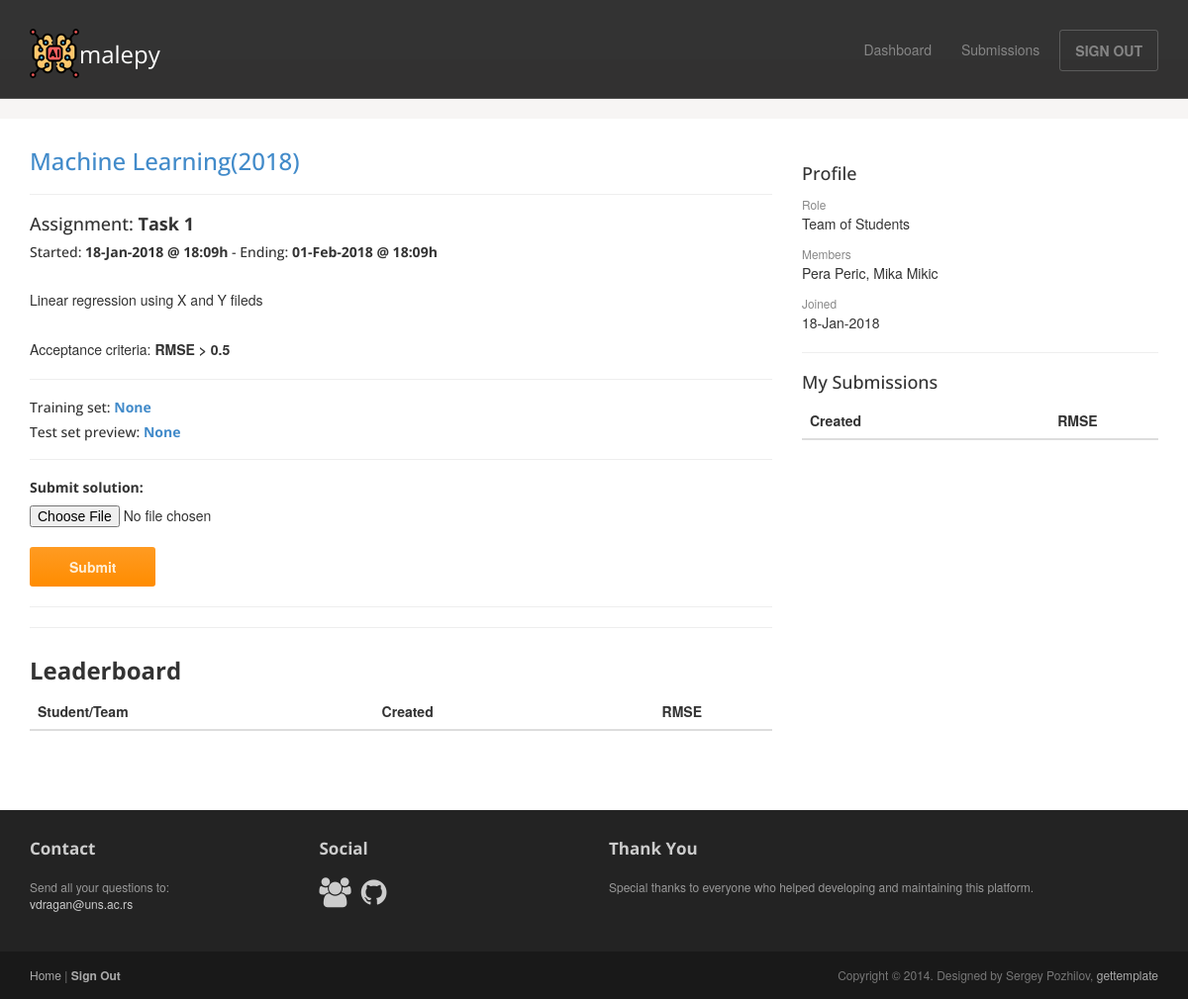
The page /assignment/1/ (signed in) on the database as committed earlier.
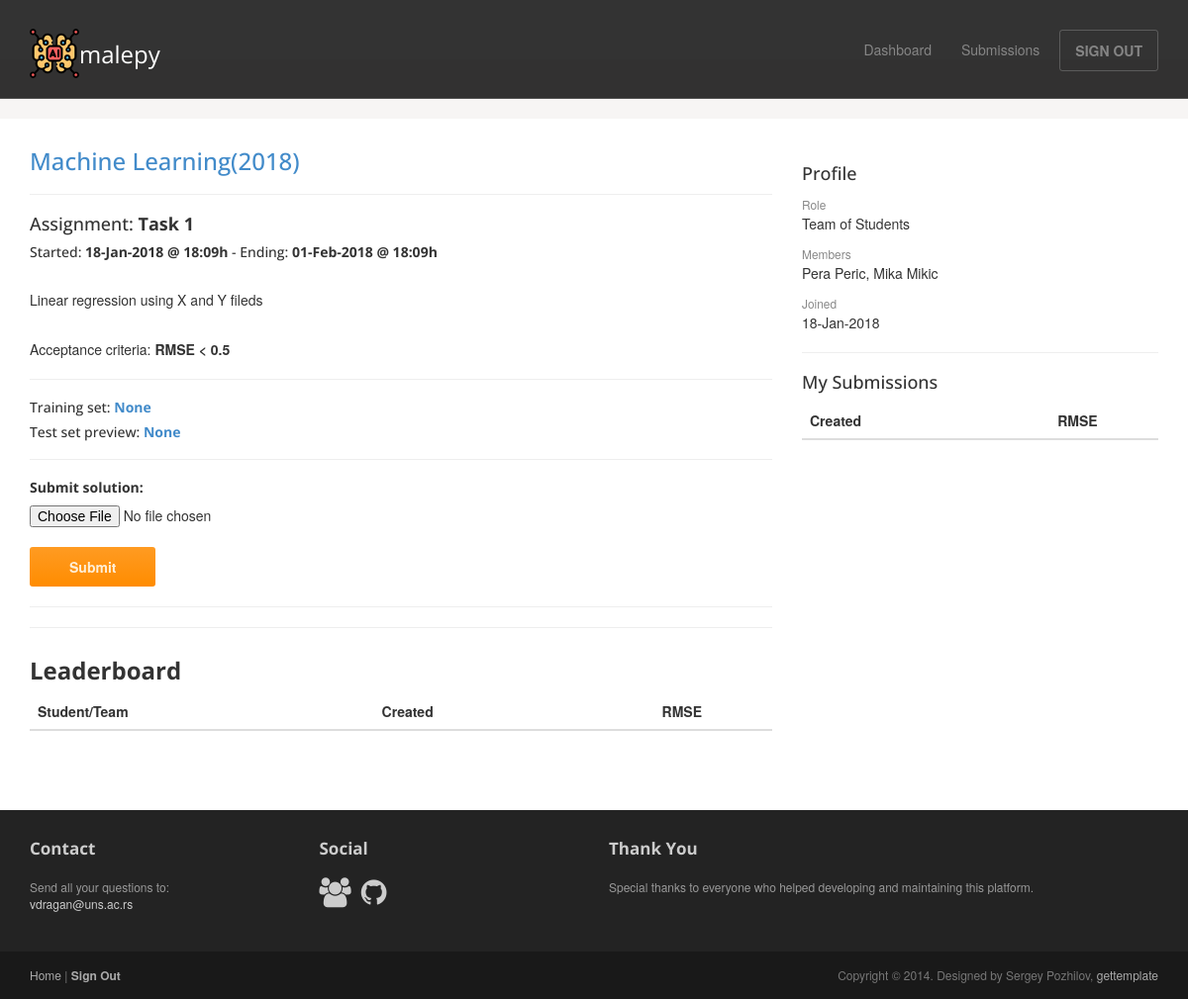
The same page on the database as committed later.
### malepy/models.py (models this page shows, shortened)
class Assignment(models.Model):
    SORTING_CHOICES = (
        ('Asc', 'Asc'),
        ('Desc', 'Desc')
    )
    name = models.CharField(max_length=100, null=True, blank=True)
    name_en = models.CharField(max_length=100, null=False, blank=False)
    description = models.CharField(max_length=2000, null=True, blank=True)
    description_en = models.CharField(max_length=2000, null=False, blank=False)
    folder = models.CharField(max_length=100, null=False, blank=False, default='undecided')
    training = models.FileField(null=True, blank=True, upload_to=assignment_data_set_directory)
    fake_testing = models.FileField(null=True, blank=True, upload_to=assignment_data_set_directory)
    testing = models.FileField(null=True, blank=True, upload_to=assignment_data_set_directory)
    starting = models.DateTimeField(null=True, blank=True)
    ending = models.DateTimeField(null=True, blank=True)
    measurement = models.CharField(max_length=50, null=False, blank=False, default='Accuracy')
    sorting = models.CharField(max_length=4, null=False, blank=False, default='Asc', choices=SORTING_CHOICES)
    threshold = models.FloatField(null=True, blank=True)
    course = models.ForeignKey(Course, on_delete=models.CASCADE, null=False, blank=False)
    def training_set_name(self):
        if self.training:
            return str(self.training.path).split('/')
        else:
            return ['None']
    def training_set_url(self):
        return '/' + settings.MEDIA_URL + str(self.training)
    def fake_testing_set_name(self):
        if self.fake_testing:
            return str(self.fake_testing.path).split('/')
        else:
            return ['None']
    def fake_testing_url(self):
        return '/' + settings.MEDIA_URL + str(self.fake_testing)

class Course(models.Model):
    name = models.CharField(max_length=50, null=False, blank=False)
    year = models.IntegerField(null=False, blank=False, validators=[MinValueValidator(0)])
    users = models.ManyToManyField(
        User,
        through='Enrollment',
    )

### malepy/views.py (the view)
# urls.py: url(r'^assignment/(?P<assignment_id>[0-9]+)/$', views.assignment, name='assignment'),
@login_required(login_url='/')
def assignment(request, assignment_id):
    this_assignment = get_object_or_404(Assignment, pk=assignment_id)
    my_submissions = Submission.objects.filter(user=request.user, assignment__id=assignment_id).order_by('-created')
    if this_assignment.sorting == 'Asc':
        assignment_submissions = Submission.objects.filter(assignment__id=assignment_id).order_by('result')
    else:
        assignment_submissions = Submission.objects.filter(assignment__id=assignment_id).order_by('-result')
    leaderboard = []
    leaderboard_users = []
    for submission in assignment_submissions:
        if submission.user.username not in leaderboard_users and submission.valid:
            leaderboard.append(submission)
            leaderboard_users.append(submission.user.username)
    form = SubmissionForm()
    context = {"assignment": this_assignment, "form": form,
               "display_submit": this_assignment.starting < timezone.now() < this_assignment.ending,
               "my_submissions": my_submissions, 'leaderboard': leaderboard}
    return render(request, 'malepy/assignment.html', context=context)

### malepy/forms.py
class SubmissionForm(forms.ModelForm):
    class Meta:
        model = Submission
        fields = ('submitted_file', )
        widgets = {
            'submitted_file': forms.FileInput(attrs={
                'accept': '.py'
            })
        }

### malepy/templates/malepy/assignment.html (shortened to what this page needs)
{% extends "malepy/user_base.html" %}
{% block article %}
    <a href="{% url 'malepy:course' assignment.course.id %}"><h3>{{ assignment.course.name }}({{ assignment.course.year }})</h3></a>
    <hr>
    <h4>Assignment: <b>{{ assignment.name_en }}</b></h4>
    <h5>Started: <b>{{ assignment.starting|date:"d-M-Y @ H:i" }}h</b> - Ending: <b>{{ assignment.ending|date:"d-M-Y @ H:i" }}h</b></h5>
    <br>
    <p>{{ assignment.description_en }}</p>
    {% if assignment.threshold %}
        <br>
        {% if assignment.sorting == 'Asc' %}
            <p>Acceptance criteria: <b>{{ assignment.measurement }} < {{ assignment.threshold }}</b></p>
        {% else %}
            <p>Acceptance criteria: <b>{{ assignment.measurement }} > {{ assignment.threshold }}</b></p>
        {% endif %}
    {% endif %}
    <hr>
    <h5>Training set: <b><a href="{{ assignment.training_set_url }}" download>{{ assignment.training_set_name|last }}</a></b></h5>
    <h5>Test set preview: <b><a href="{{ assignment.fake_testing_url }}" download>{{ assignment.fake_testing_set_name|last }}</a></b></h5>
    {% if user.user_role %}
        <hr>
        <h5><b>Submit solution:</b></h5>
        <form action="{% url 'malepy:make_submission' assignment.id %}" method="post" enctype="multipart/form-data">
            {% for field in form.visible_fields %}
                {{ field }}
            {% endfor %}
            <br>
            <button class="btn btn-action" type="submit">Submit</button>
        </form>
    {% endif %}
    <hr>
    <hr>
    <h3><b>Leaderboard</b></h3>
    <table class="table">
    <thead>
        <th>Student/Team</th>
        <th>Created</th>
        <th class="text-center">{{ assignment.measurement }}</th>
    </thead>
    </table>
{% endblock %}
{% block submissions %}
    <hr>
    <h4>My Submissions</h4>
    <table class="table">
    <thead>
        <th>Created</th>
        <th class="text-center">{{ assignment.measurement }}</th>
    </thead>
    </table>
{% endblock %}

Rows that differ between the two databases and show on the page:
changed Assignment "Task 1": sorting "Desc" → "Asc" (drawn)
